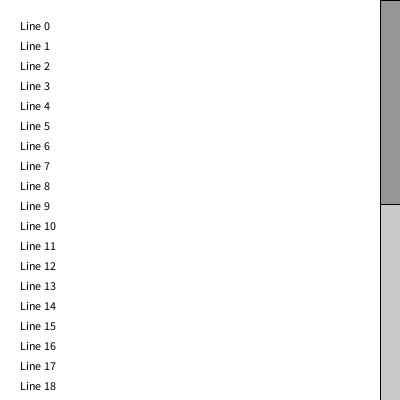
Frame 1 (no input)
Frame 60 (the mouse pressed at the canvas centre just before this capture): identical to frame 1, image omitted
Frame 120 (the mouse held since frame 60 and released just before this capture): identical to frame 1, image omitted

The Processing sketch that drew this single still picture (run headless with seeded random() and noise(); from frame 60 on, the mouse is pressed at the canvas centre):

// Processing sketch: scroll
// ── scroll.pde
int totalLines = 41; // Общее количество строк текста
int lineHeight = 20; // Высота одной строки
int visibleLines; // Количество видимых строк
int scrollAmount = 0; // Количество пикселей прокрутки

void setup() {
  size(400, 400);
  visibleLines = height / lineHeight;
}

void draw() {
  background(255);

  int startLine = scrollAmount / lineHeight;
  int endLine = min(startLine + visibleLines, totalLines);

  for (int i = startLine; i < endLine; i++) {
    fill(0);
    text("Line " + i, 20, (i - startLine) * lineHeight + 30);
  }

  drawScrollbar();
}

void drawScrollbar() {
  float scrollbarY = map(scrollAmount, 0, (totalLines - visibleLines) * lineHeight, 0, height);
  fill(200);
  rect(width - 20, 0, 20, height);
  fill(150);
  float scrollbarHeight = map(visibleLines, 0, totalLines, height, 0);
  rect(width - 20, scrollbarY, 20, scrollbarHeight);
}

void mouseWheel(MouseEvent event) {
  scrollAmount += event.getCount() * 3;
  scrollAmount = constrain(scrollAmount, 0, (totalLines - visibleLines) * lineHeight);
}
